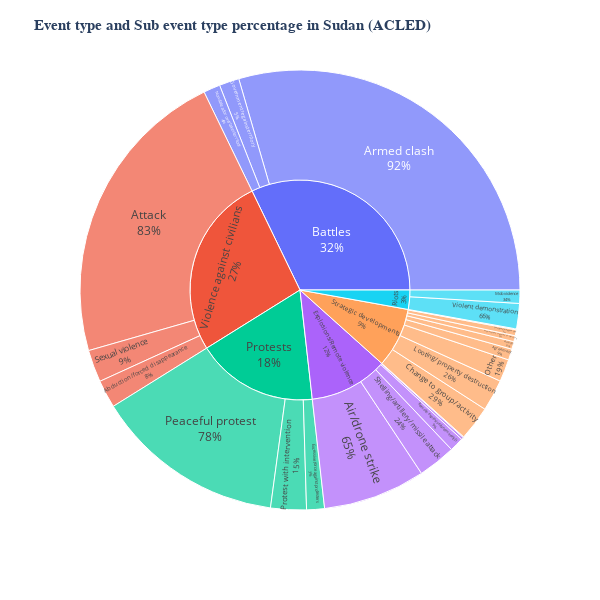

Notebook source saved alongside this figure:
### Markdown cell above
_The pie_chart shows the propportions of violent in Sudan by event percentage._

_Battles constitute the largest proportion of violence_.

### Code cell
# Group by event_type and sub_event_type and count the occurrences
sub_event = df.groupby(["event_type", "sub_event_type"])["event_date"].agg({'count'}).reset_index()

# Create a sunburst chart using Plotly
fig = px.sunburst(sub_event, 
                  path=['event_type', 'sub_event_type'], 
                  values='count',
                  width=600, # Width of map
                  height=600)

fig.update_traces(textinfo="label+percent parent")
fig.layout.update(title="<b> Event type and Sub event type percentage in Sudan (ACLED)<b>",
                  titlefont={'color':None, 'size': 15, 'family': 'San-Serif'})

fig.show()

### Figure 1 — Plotly figure (JSON) as saved in the notebook; plotly's stock layout.template omitted (floating-point values rounded to 4 significant figures)
{"data": [{"branchvalues": "total", "domain": {"x": [0, 1], "y": [0, 1]}, "hovertemplate": "labels=%{label}<br>count=%{value}<br>parent=%{parent}<br>id=%{id}<extra></extra>", "ids": ["Violence against civilians/Abduction/forced disappearance", "Strategic developments/Agreement", "Explosions/Remote violence/Air/drone strike", "Battles/Armed clash", "Strategic developments/Arrests", "Violence against civilians/Attack", "Strategic developments/Change to group/activity", "Explosions/Remote violence/Chemical weapon", "Strategic developments/Disrupted weapons use", "Protests/Excessive force against protesters", "Battles/Government regains territory", "Explosions/Remote violence/Grenade", "Strategic developments/Headquarters or base established", "Strategic developments/Looting/property destruction", "Riots/Mob violence", "Battles/Non-state actor overtakes territory", "Strategic developments/Non-violent transfer of territory", "Strategic developments/Other", "Protests/Peaceful protest", "Protests/Protest with intervention", "Explosions/Remote violence/Remote explosive/landmine/IED", "Violence against civilians/Sexual violence", "Explosions/Remote violence/Shelling/artillery/missile attack", "Riots/Violent demonstration", "Battles", "Explosions/Remote violence", "Protests", "Riots", "Strategic developments", "Violence against civilians"], "labels": ["Abduction/forced disappearance", "Agreement", "Air/drone strike", "Armed clash", "Arrests", "Attack", "Change to group/activity", "Chemical weapon", "Disrupted weapons use", "Excessive force against protesters", "Government regains territory", "Grenade", "Headquarters or base established", "Looting/property destruction", "Mob violence", "Non-state actor overtakes territory", "Non-violent transfer of territory", "Other", "Peaceful protest", "Protest with intervention", "Remote explosive/landmine/IED", "Sexual violence", "Shelling/artillery/missile attack", "Violent demonstration", "Battles", "Explosions/Remote violence", "Protests", "Riots", "Strategic developments", "Violence against civilians"], "name": "", "parents": ["Violence against civilians", "Strategic developments", "Explosions/Remote violence", "Battles", "Strategic developments", "Violence against civilians", "Strategic developments", "Explosions/Remote violence", "Strategic developments", "Protests", "Battles", "Explosions/Remote violence", "Strategic developments", "Strategic developments", "Riots", "Battles", "Strategic developments", "Strategic developments", "Protests", "Protests", "Explosions/Remote violence", "Violence against civilians", "Explosions/Remote violence", "Riots", "", "", "", "", "", ""], "textinfo": "label+percent parent", "type": "sunburst", "values": [720, 284, 2639, 10339, 198, 7804, 886, 20, 152, 459, 513, 60, 23, 812, 342, 430, 153, 578, 4903, 920, 365, 831, 974, 652, 11282, 4058, 6282, 994, 3086, 9355]}], "layout": {"height": 600, "legend": {"tracegroupgap": 0}, "margin": {"t": 60}, "title": {"font": {"family": "San-Serif", "size": 15}, "text": "<b> Event type and Sub event type percentage in Sudan (ACLED)<b>"}, "width": 600}}
